Frame 1 (no input): blank canvas, image omitted
Frame 60 (the mouse pressed at the canvas centre just before this capture): blank canvas, image omitted
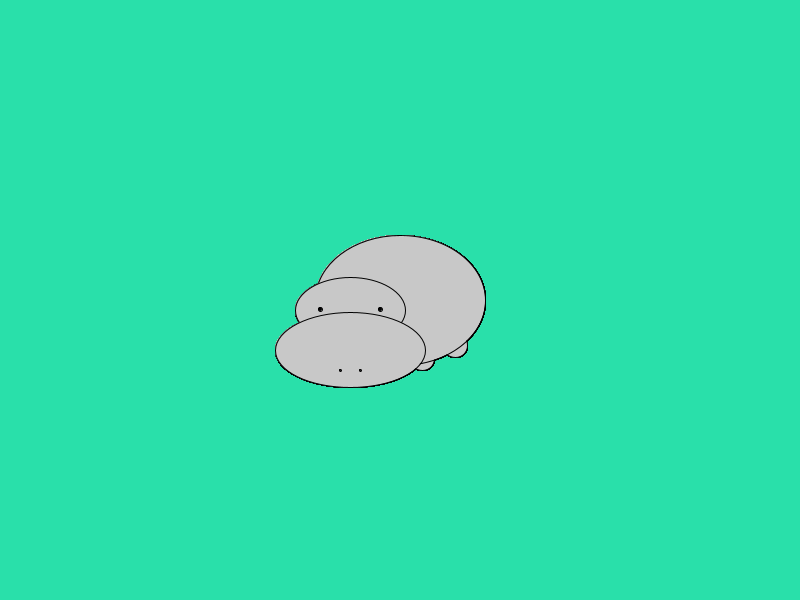
Frame 120 (the mouse held since frame 60 and released just before this capture)

The Processing sketch whose frames 1 and 60 were blank and that drew this single picture after the mouse press (run headless with seeded random() and noise(); from frame 60 on, the mouse is pressed at the canvas centre):

// Processing sketch: processing_105402
// ── processing_105402.pde

// Hippo by Jesse Day
// See http://www.openprocessing.org/sketch/104865

color gray;
color green;

int hippoX;
int hippoY;

void setup() {
  size(800, 600);
  gray = color(200);
  green = color(41, 224, 170);
  background(green);
  hippoX = 355;            // X-coordinate
  hippoY = 250;             // Y-coordinate
}

void draw() {
  //  drawHippo(hippoX, hippoY);
  //  background(green);
  //  drawHippo(100, 100);
  //  drawHippo(300, 300);
  if (mousePressed == true) {
    drawHippo(mouseX, mouseY);
  } 
}

void drawHippo(int x, int y) {

  fill(gray);

  //feet
  ellipse(x + 55, y +45, 25, 25);
  ellipse(x + 22, y +58, 25, 25);

  //body
  ellipse (x, y, 170, 130);
  ellipse(x-50, y+10, 110, 65);
  ellipse(x-50, y+ 50, 150, 75);

  //eyes
  fill(0);
  ellipse(x- 20, y+9, 4, 4);
  ellipse(x- 80, y+9, 4, 4);

  //nostrils
  ellipse(x- 40, y+70, 2, 2);
  ellipse(x- 60, y+70, 2, 2);
} 

//void mousePressed() {
//  drawHippo(mouseX, mouseY);
//}
